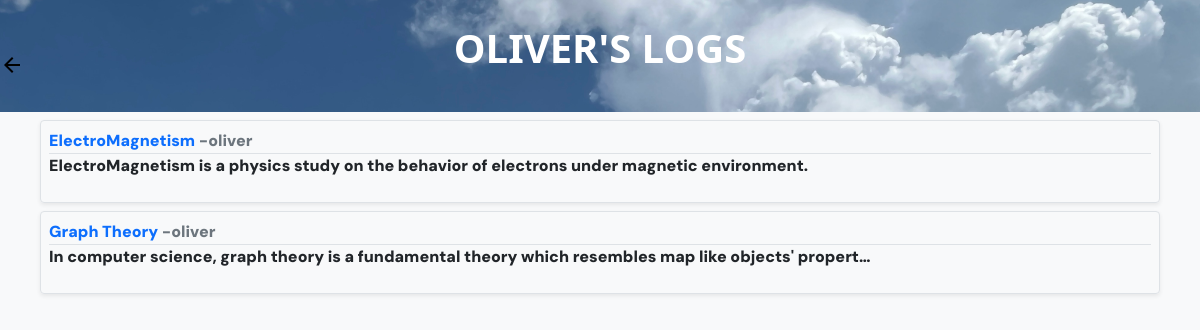
The app's page /posts/oliver/, older data.
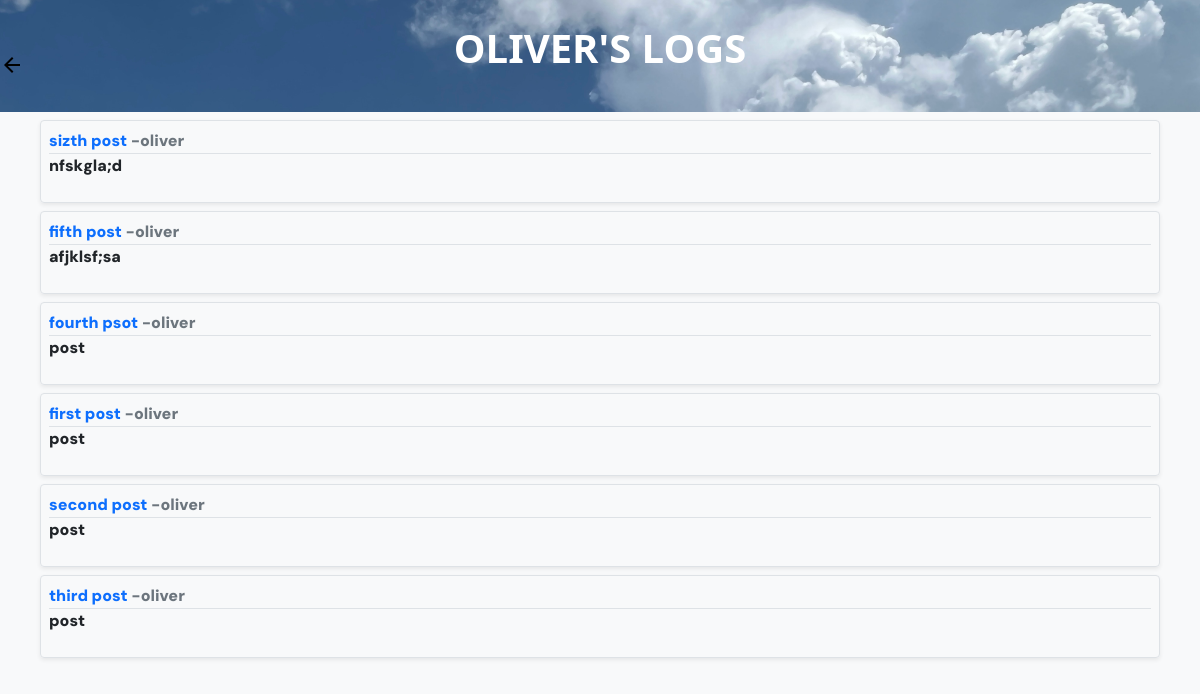
The same page, newer data.
### post/models.py (models this page shows, shortened)
class Post(models.Model):
    title = models.CharField(max_length=50)
    content = models.TextField()
    date_posted = models.DateTimeField(default=timezone.now)
    author = models.ForeignKey(User, on_delete=models.CASCADE)

### post/views.py (the view)
# urls.py: path('posts/<username>/', post_views.UserPostListView.as_view(), name='user_posts'),
class UserPostListView(ListView):
    model = Post
    context_object_name = 'posts'
    template_name = 'post/user_posts.html'
    def get_queryset(self) -> QuerySet[Any]:
        user = get_object_or_404(User, username = self.kwargs.get('username'))
        return Post.objects.filter(author = user).order_by('-date_posted')

### post/templates/post/user_posts.html (shortened to what this page needs)
{% extends "base.html" %}
{% load static %}
{% block href %}
<a class="position-absolute start-0" href="{% url 'posts' %} "> <img src="{% static 'seed/icons/arrow_back_icon.svg' %}"></a>
{% endblock %}
{% block content %}
<div class="d-flex flex-column">
    {% for post in posts %}
    <div class="rounded border p-2 mb-2 shadow-sm">
        <a href="{%url 'post_detail' post.id%}">{{ post.title }}</a>
        <a class="text-muted" href="{%url 'user_posts' post.author.username%}">-{{ post.author }}</a>
        <p class="border-top" >{{post.content|truncatechars:100}} </p>
    </div>
    {% endfor %}
</div>
{% endblock %}

### templates/base.html (shortened to what this page needs)
{% load static %}
<!DOCTYPE html>
<html lang="en" style="height: 100%;">
<head>
  <link href="https://cdn.jsdelivr.net/npm/bootstrap@5.0.2/dist/css/bootstrap.min.css" rel="stylesheet"
>
  <link rel="stylesheet" type="text/css" href="{% static 'seed/css/style.css' %}">
</head>
<body class="bg-light" style="height: 100%;">
  <div class="heading bg-light h4 text-center d-flex justify-content-around align-items-center " >
    <div class="left mb-3">
      {% block href %} {% endblock %}
    </div>
    <div class="mid">
      <p class="mx-auto  py-4  fs-1 fw-bolder text-white" > OLIVER'S LOGS {% if user.is_authenticated %} <span>;-)</span> {%else%} {% endif%}  </p>
    </div>
  </div>
  <div class="container-fluid row mx-0 bg-light" style="font-family: DM Sans; font-weight:900;">
    <div class="contentPart col  bg-light" style="padding-top: 0%;">
      <div class="px-1">
        {% block content %}
        {% endblock %}
      </div>
    </div>
  </div>
</body>
</html>

### static/seed/css/style.css (style rules this page uses)
a { text-decoration: none; }

Row changes from the older to the newer data that the page shows:
removed Post: title "ElectroMagnetism", author "oliver", content "ElectroMagnetism is a physics study on the behavior of electrons under magnetic environment."
removed Post: title "Graph Theory", author "oliver", content "In computer science, graph theory is a fundamental theory which resembles map like objects' propert…"
added Post: title "sizth post", author "oliver", content "nfskgla;d"
added Post: title "fifth post", author "oliver", content "afjklsf;sa"
added Post: title "fourth psot", author "oliver", content "post"
added Post: title "first post", author "oliver", content "post"
added Post: title "second post", author "oliver", content "post"
added Post: title "third post", author "oliver", content "post"
